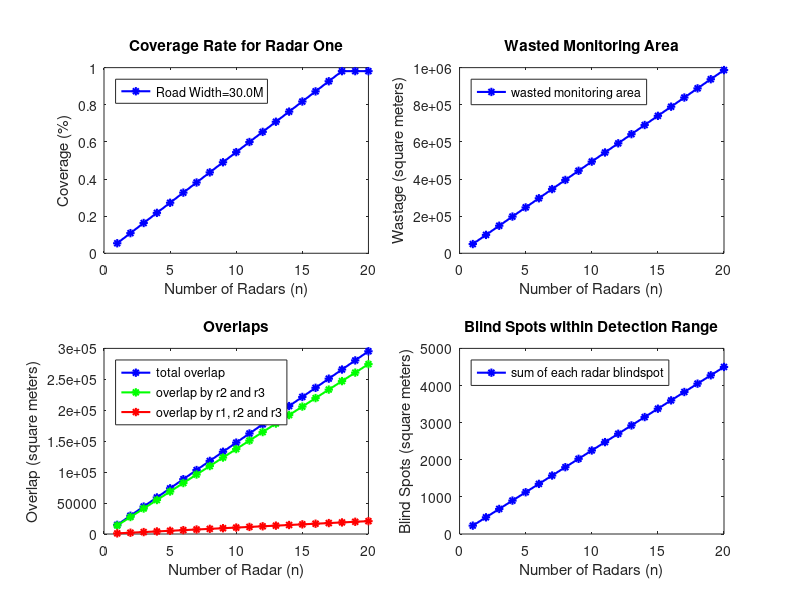

Write the MATLAB code that produced this figure. (Note: this script raises an error after producing the figure.)
%This script will demostrate the coverage rate for R1 
%in any given road section  

% Assumptions: the Road is straight; r > d; L1 > -r; 

%Parameters----------------------------------------
%Road in Meter (Adjustable)
d = 3.5*8+2; % width of the road: 3.5m per lane; 8 lanes; 2m gap
L = 11000; % length of the road
n = 20; %number of radar
Lr = 0; %length between two radar detection range

%Radar in Meter (Given)
r1 = 100; % radar range1
r2 = 350; % radar range2
r3 = 600; % radar range3
A1 = (90/180)*pi; % Horizontal Beamwidth1
A2 = (24/180)*pi; % Horizontal Beamwidth2
A3 = (12/180)*pi; % Horizontal Beamwidth3
%---------------------------------------------------


%Calculations---------------------------------------
%Variables:
width1 = 2*(sin(A2/2)*r1); % Max road width that R1 can cover at distance r1
width2 = 2*(sin(A3/2)*r2); % Max road width that R1 can cover at distance r2

w1 = r1*sin(A1/2)*2; % Max r1 detection width
w2 = r2*sin(A2/2)*2; % Max r2 detection width
w3 = r3*sin(A3/2)*2; % Max r3 detection width

L0 = (d/2)/tan(A1/2); % length from R1 to the edge of fully covered area

%Draw Figures---------------------------------------
% Initialize vectors to store data
n_values = 1:n;
coverage_values = zeros(size(n_values));
blind_spots = zeros(size(n_values));
wastage = zeros(size(n_values));
overlap2 = zeros(size(n_values));%overlapped area by two radars(r2 and r3)
overlap3 = zeros(size(n_values));%overlapped area by three radars(r1, r2 and r3) 
legend_labels = cell(1, length(n_values));

j = 1;
area_total = (1/2)*(r1*r1*sin(A1)+r2*r2*sin(A2)+r3*r3*sin(A3));

for i = 1:length(n_values)
    n = n_values(i);

    %----------------------calcualtions---------------------------------------------

    area_covered = r3*d*n - L0*d/2;

    overlap3(i) = n*(1/2)*r1*r1*sin(A3);
    overlap1(i) = n*((1/2)*r1*r1*sin(A2)+(1/2)*r2*r2*sin(A3));
    overlap2(i) = overlap1(i) - overlap3(i);

    blind_spots(i) = n*(L0*d/2+Lr*d);
    wastage(i) = n*area_total - area_covered;

    coverage_values(i) = area_covered / (L*d);
        
    legend_labels{1} = sprintf('Road Width=%.1fM', d);

    if (r3+Lr)*n >= L 
        coverage_values(i) = coverage_values(i-1);
        if j == 1
            over_length = (r3+Lr)*n-L;
            legend_labels{1} = sprintf('Road Width=%.1fM  %.1fM beyond the road', d, over_length); 
            j = 0;
        end
    end

    if coverage_values(i) > 1
        coverage_values(i) = 1;
    end

    if Lr < 0
        blind_spots(i) = n*(L0+Lr)^2;
    end


end


% Plot graphs
legend_labels{2} = 'wasted monitoring area';
legend_labels{3} = 'overlap by r2 and r3';
legend_labels{4} = 'overlap by r1, r2 and r3';
legend_labels{5} = 'total overlap';
legend_labels{6} = 'sum of each radar blindspot';


%figure 1 ------------------------------------------------------------------
figure('Name', 'RadarOne Performance Analysis', 'Position', [110, 110, 1200, 800]);

% Plot Coverage Rate
subplot(2, 2, 1);
plot(n_values, coverage_values, '-*b', 'LineWidth', 1.5);
ylim([0 1]);
xlabel('Number of Radars (n)');
ylabel('Coverage (%)');
title('Coverage Rate for Radar One');
legend(legend_labels{1}, 'Location', 'northwest');

% Plot Wastage
subplot(2, 2, 2);
plot(n_values, wastage, '-*b', 'LineWidth', 1.5);
xlabel('Number of Radars (n)');
ylabel('Wastage (square meters)');
title('Wasted Monitoring Area');
legend(legend_labels{2}, 'Location', 'northwest');

% Plot Overlaps
subplot(2, 2, 3);
plot(n_values, overlap1, '-*b', 'LineWidth', 1.5);
hold on;
plot(n_values, overlap2, '-*g', 'LineWidth', 1.5);
hold on;
plot(n_values, overlap3, '-*r', 'LineWidth', 1.5);
hold off;
xlabel('Number of Radar (n)');
ylabel('Overlap (square meters)');
title('Overlaps');
legend(legend_labels{5}, legend_labels{3}, legend_labels{4}, 'Location', 'northwest');

% Plot Blind Points
subplot(2, 2, 4);
plot(n_values, blind_spots, '-*b', 'LineWidth', 1.5);
xlabel('Number of Radars (n)');
ylabel('Blind Spots (square meters)');
title('Blind Spots within Detection Range');
legend(legend_labels{6}, 'Location', 'northwest');

% Adjust subplots layout
sgtitle('Radar One Performance Analysis', 'FontSize', 16);

%figure 2 ------------------------------------------------------------------
figure('Name', 'RadarOne Performance Comperation', 'Position', [180, 180, 1000, 600]);

% Plot Comparation
plot(n_values, wastage, '-*m', 'LineWidth', 1.5);
hold on;
plot(n_values, overlap1, '-^b', 'LineWidth', 1.5);
hold on;
plot(n_values, overlap2, '-og', 'LineWidth', 1.5);
hold on;
plot(n_values, overlap3, '-+b', 'LineWidth', 1.5);
hold on;
plot(n_values, blind_spots, '-*r', 'LineWidth', 1.5);
hold off;
xlabel('Number of Radar (n)');
ylabel('Areas in Square Meter');
legend(legend_labels{2}, legend_labels{5}, legend_labels{3}, legend_labels{4}, legend_labels{6}, 'Location', 'northwest','FontSize',14);

% Adjust subplots layout
sgtitle('Radar One Performance Comparation', 'FontSize', 16);

